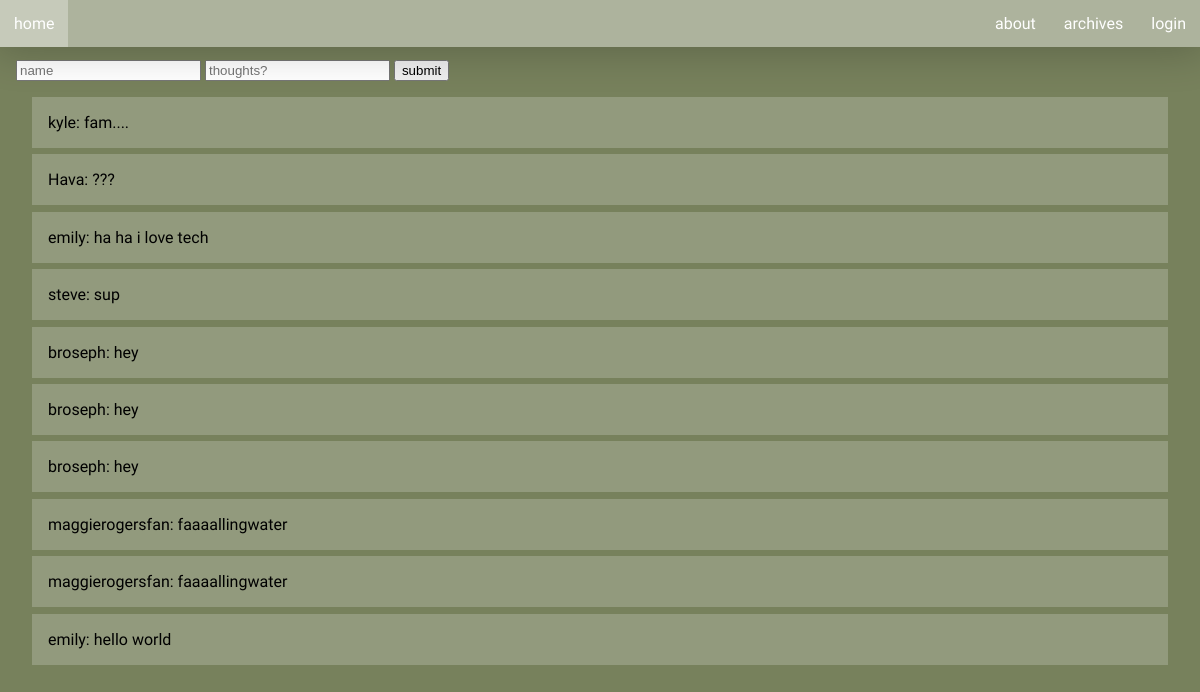
The app's page /, older data.
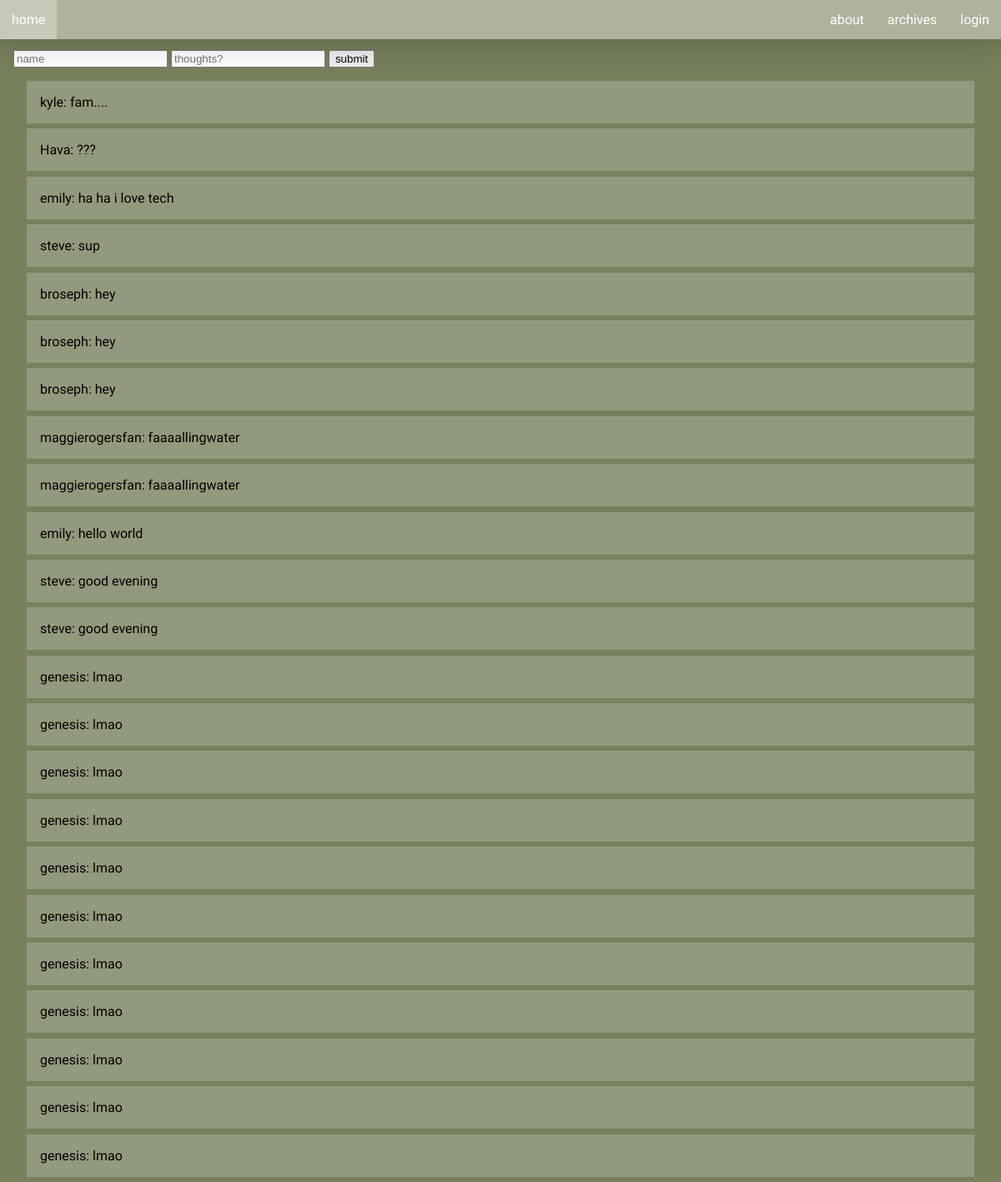
The same page, newer data.
### tables this page shows
CREATE TABLE posts (
		id integer primary key autoincrement,
		name text not null,
		content text not null
);

### app.py (the view)
@app.route('/', methods=['GET', 'POST'])
def index():
    if request.method == 'GET':
        pass
    if request.method == 'POST':
        name = request.form.get('name')
        post = request.form.get('post')
        create_post(name, post)
    posts = get_posts()
    return render_template('index.html', posts=posts)

### models.py (called while the page is built)
def get_posts():
    con = sql.connect(path.join(ROOT, 'data.db'))
    cur = con.cursor()
    cur.execute('select * from posts')
    posts = cur.fetchall()
    return posts

### templates/index.html (shortened to what this page needs)
<!doctype html>
<html>
  <head>
    <link rel= 'stylesheet' type= "text/css" href= "{{ url_for('static', filename='css/style.css') }}">
  </head>
  <body>
    <nav>
      <ul>
        <li><a href='/'>home</a></li>
        <li class='right'><a href='login.html'>login</a></li>
        <li class='right'><a href='#'>archives</a></li>
        <li class='right'><a href='#'>about</a></li>
    </nav>
    <div id='container'>
      <form action='/' method='post'>
        <input placeholder='name' name='name'>
        <input placeholder='thoughts?' name='post'>
        <input type='submit' value='submit'>
      </form>
      {% for post in posts %}
      <div class='post'>{{ post[1] + ': ' + post[2] }}</div>
      {% endfor %}
    </div>
  </body>
</html>

### static/css/style.css (style rules this page uses)
body { margin: 0; font-family: 'Ubuntu', serif; background-color: rgb(119, 129, 92); }
nav { margin: 0; font-size: 100%; width: 100%; overflow: hidden; position: fixed; background-color: rgb(255, 255, 255, .4); box-shadow: 0px 1px 40px 5px rgb(0, 0, 0, .2); }
form { padding: 1em; padding-top: 5%; }
ul { list-style-type: none; margin: 0; padding: 0; overflow: hidden; }
li { float: left; }
.right { float: right; }
li a { display: block; color: white; text-align: center; padding: 14px 14px; text-decoration: none; }
.post { margin-bottom: .4em; margin-left: 2em; margin-right: 2em; padding: 1em; background-color: rgb(255,255,255, 0.2); }

Row changes from the older to the newer data that the page shows:
added posts: name+content "steve: good evening"
added posts: name+content "steve: good evening"
added posts: name+content "genesis: lmao"
added posts: name+content "genesis: lmao"
added posts: name+content "genesis: lmao"
added posts: name+content "genesis: lmao"
added posts: name+content "genesis: lmao"
added posts: name+content "genesis: lmao"
added posts: name+content "genesis: lmao"
added posts: name+content "genesis: lmao"
added posts: name+content "genesis: lmao"
added posts: name+content "genesis: lmao"
added posts: name+content "genesis: lmao"
